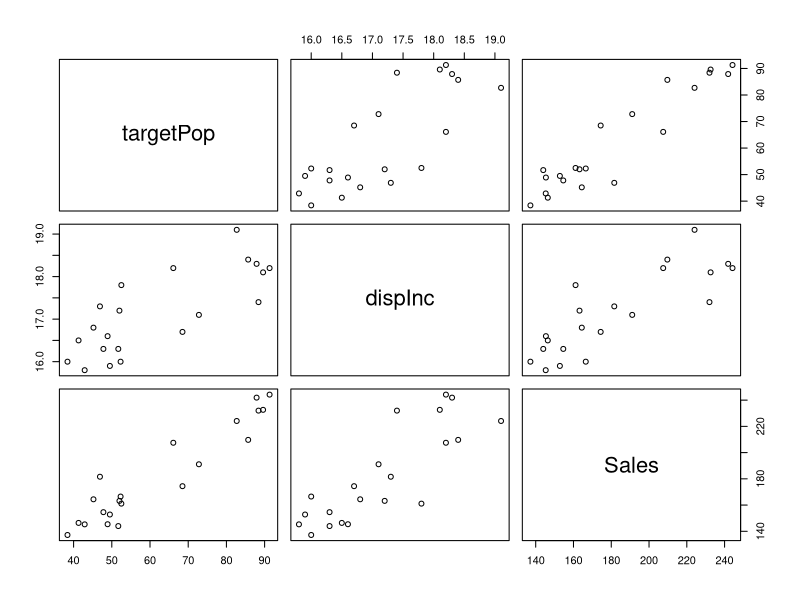

This figure's R source:
dwayne <- read.table("dwaine.txt", header=T)
plot(dwayne)
lm_dwayne <- lm(Sales~targetPop+dispInc, data=dwayne)
lm_dwayne <- lm(Sales~., data=dwayne) #same
#lm(Y~.-X5-X6, data=...) to regress on all Xs except X5, X6
summary(lm_dwayne)
#we expect Y to increase by 1.4546 units when we increase X1 by 1 unit holding X2 remains constant


#############3 79
bodyfat <- read.table("bodyFat.txt", header=T)
lm_bodyfat <- lm(data=bodyfat, bodyFat~tricep+thigh+midarm)
anova(lm_bodyfat)
car::Anova(lm_bodyfat)

ssr_tricep_given_thigh_midarm <- car::Anova(lm_bodyfat)$"Sum Sq"[1]
ssr_thigh_given_tricep_midarm <- car::Anova(lm_bodyfat)$"Sum Sq"[2]
ssr_midarm_given_tricep_thigh <- car::Anova(lm_bodyfat)$"Sum Sq"[3]
sse_tricep_thigh <- anova(lm(data=bodyfat, bodyFat~tricep+thigh))$"Sum Sq"[3]
sse_tricep_midarm <- anova(lm(data=bodyfat, bodyFat~tricep+midarm))$"Sum Sq"[3]
sse_thigh_midarm <- anova(lm(data=bodyfat, bodyFat~midarm+thigh))$"Sum Sq"[3]

r2_tricep_given_thigh_midarm <- ssr_tricep_given_thigh_midarm/sse_thigh_midarm
r2_thigh_given_tricep_midarm <- ssr_thigh_given_tricep_midarm/sse_tricep_midarm
r2_midarm_given_tricep_thigh <- ssr_midarm_given_tricep_thigh/sse_tricep_thigh

ssr_tricep_given_thigh <- car::Anova(lm(data=bodyfat, bodyFat~tricep+thigh))$"Sum Sq"[1]
ssr_tricep_given_midarm <- car::Anova(lm(data=bodyfat, bodyFat~tricep+midarm))$"Sum Sq"[1]
ssr_thigh_given_midarm <- car::Anova(lm(data=bodyfat, bodyFat~thigh+midarm))$"Sum Sq"[1]
sse_thigh <- anova(lm(data=bodyfat, bodyFat~thigh))$"Sum Sq"[2]
sse_midarm <- anova(lm(data=bodyfat, bodyFat~midarm))$"Sum Sq"[2]

r2_tricep_given_thigh <- ssr_tricep_given_thigh/sse_thigh
r2_tricep_given_midarm <- ssr_tricep_given_midarm/sse_midarm
r2_thigh_given_midarm <- ssr_thigh_given_midarm/sse_midarm

# Midarm might be correlated with Tricep or Thigh, or it might not explain much. (r2_midarm_given_tricep_thigh)
# But Midarm is not correlated with either Tricep or Thigh. (r2_tricep_given_midarm and r2_thigh_given_midarm)
# So Midarm is not explaining much in general.
